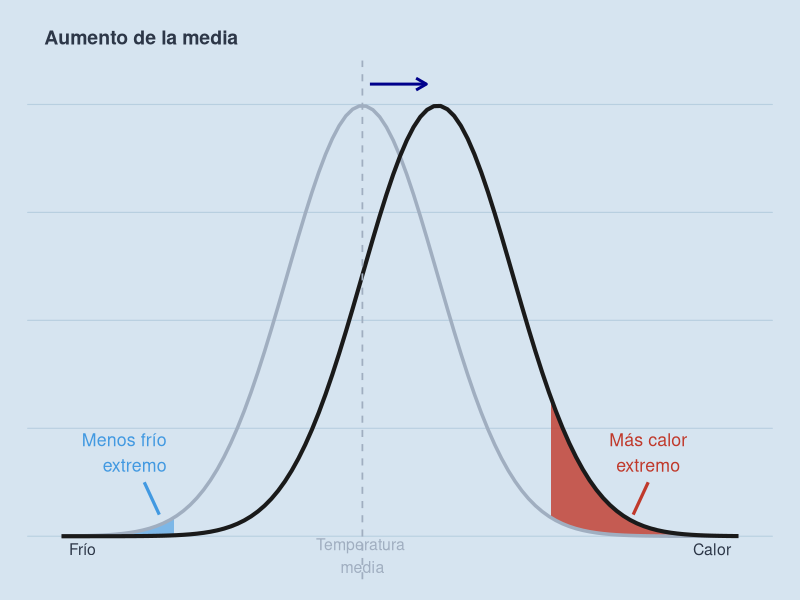
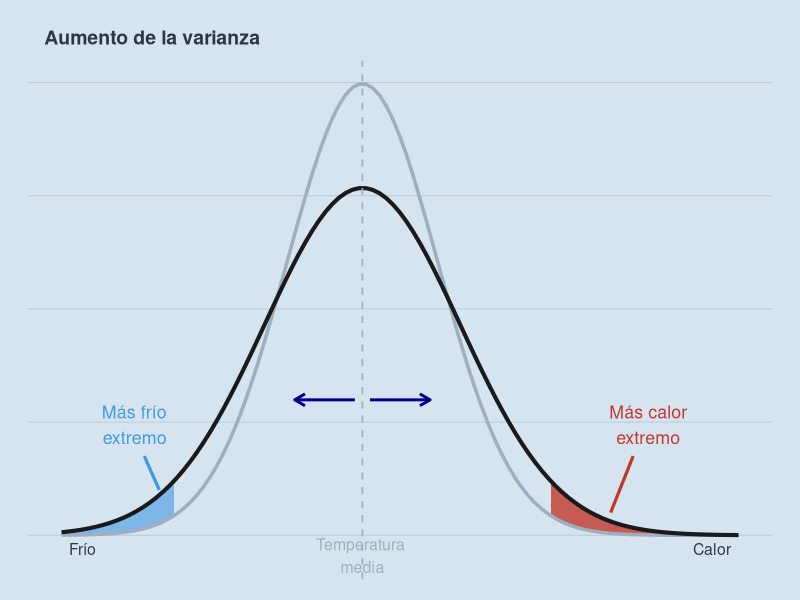
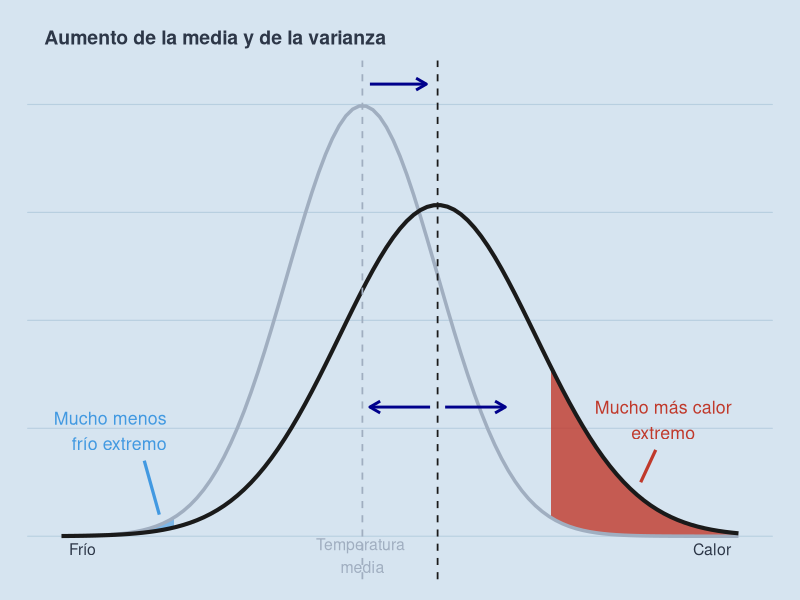

Write the R code that produced these figures, in order.
## ---- chunk 1
#| label: grafico-media
#| message: false
#| warning: false

library(ggplot2)
library(dplyr)

# Parámetros
media_ref <- 0;  sd_ref <- 1
media_new <- 1;  sd_new <- 1
x_min <- -4;     x_max <- 5
umbral_frio  <- -2.5
umbral_calor <-  2.5

# Colores
col_fondo     <- "#d6e4f0"
col_curva_ref <- "#a0aec0"
col_curva_new <- "#1a1a1a"
col_frio      <- "#4299e1"
col_calor     <- "#c0392b"
col_texto     <- "#2d3748"

# Datos para áreas sombreadas
x_seq <- seq(x_min, x_max, length.out = 1000)

df_frio <- data.frame(x = x_seq) |>
  mutate(
    y_ref = dnorm(x, media_ref, sd_ref),
    y_new = dnorm(x, media_new, sd_new)
  ) |>
  filter(x <= umbral_frio, y_ref > y_new)

df_calor <- data.frame(x = x_seq) |>
  mutate(
    y_ref = dnorm(x, media_ref, sd_ref),
    y_new = dnorm(x, media_new, sd_new)
  ) |>
  filter(x >= umbral_calor, y_new > y_ref)

ggplot(data.frame(x = c(x_min, x_max)), aes(x)) +
  geom_ribbon(data = df_frio,
              aes(x = x, ymin = y_new, ymax = y_ref),
              fill = col_frio, alpha = 0.6) +
  geom_ribbon(data = df_calor,
              aes(x = x, ymin = y_ref, ymax = y_new),
              fill = col_calor, alpha = 0.8) +
  stat_function(fun = dnorm, args = list(media_ref, sd_ref),
                colour = col_curva_ref, linewidth = 1.2) +
  stat_function(fun = dnorm, args = list(media_new, sd_new),
                colour = col_curva_new, linewidth = 1.4) +
  geom_vline(xintercept = media_ref, colour = col_curva_ref,
             linetype = "dashed", linewidth = 0.6) +
  annotate("segment",
           x = 0.1, xend = 0.85,
           y = dnorm(0, 0, 1) * 1.05,
           yend = dnorm(0, 0, 1) * 1.05,
           colour = "darkblue", linewidth = 1,
           arrow = arrow(length = unit(0.3, "cm"), type = "open")) +
  annotate("text", x = umbral_frio - 0.1,
           y = dnorm(umbral_frio, media_ref, sd_ref) + 0.06,
           label = "Menos frío\nextremo",
           colour = col_frio, size = 4.5, hjust = 1) +
  annotate("text", x = 3.8,
           y = dnorm(umbral_calor, media_ref, sd_ref) + 0.06,
           label = "Más calor\nextremo",
           colour = col_calor, size = 4.5, hjust = 0.5) +
  annotate("text", x = x_min + 0.1, y = -0.012, label = "Frío",
           colour = col_texto, size = 4, hjust = 0) +
  annotate("text", x = x_max - 0.1, y = -0.012, label = "Calor",
           colour = col_texto, size = 4, hjust = 1) +
  annotate("text", x = media_ref, y = -0.018, label = "Temperatura \nmedia",
           colour = col_curva_ref, size = 4, hjust = 0.5) +
  annotate("segment",
           x = -2.9, xend = -2.7,
           y = 0.05, yend = 0.02,
           colour = col_frio, linewidth = 1.1) +
  annotate("segment",
           x = 3.8, xend = 3.6,
           y = 0.05, yend = 0.02,
           colour = col_calor, linewidth = 1.1) +
  labs(title = "Aumento de la media") +
  xlim(x_min, x_max) +
  theme_void() +
  theme(
    plot.background  = element_rect(fill = col_fondo, colour = NA),
    panel.background = element_rect(fill = col_fondo, colour = NA),
    plot.title = element_text(colour = col_texto, size = 14, face = "bold",
                              margin = margin(t = 12, l = 12, b = 8)),
    plot.margin = margin(10, 20, 15, 20),
    panel.grid.major.y = element_line(colour = "#b8cfe0", linewidth = 0.4)
  )
## ---- chunk 2
#| label: grafico-varianza
#| code-fold: true
#| message: false
#| warning: false

media_ref <- 0;  sd_ref <- 1
media_new <- 0;  sd_new <- 1.3
x_min <- -4;     x_max <- 5
umbral_frio  <- -2.5
umbral_calor <-  2.5

df_frio <- data.frame(x = x_seq) |>
  mutate(
    y_ref = dnorm(x, media_ref, sd_ref),
    y_new = dnorm(x, media_new, sd_new)
  ) |>
  filter(x <= umbral_frio, y_new > y_ref)

df_calor <- data.frame(x = x_seq) |>
  mutate(
    y_ref = dnorm(x, media_ref, sd_ref),
    y_new = dnorm(x, media_new, sd_new)
  ) |>
  filter(x >= umbral_calor, y_new > y_ref)

ggplot(data.frame(x = c(x_min, x_max)), aes(x)) +
  geom_ribbon(data = df_frio,
              aes(x = x, ymin = y_ref, ymax = y_new),
              fill = col_frio, alpha = 0.6) +
  geom_ribbon(data = df_calor,
              aes(x = x, ymin = y_ref, ymax = y_new),
              fill = col_calor, alpha = 0.8) +
  stat_function(fun = dnorm, args = list(media_ref, sd_ref),
                colour = col_curva_ref, linewidth = 1.2) +
  stat_function(fun = dnorm, args = list(media_new, sd_new),
                colour = col_curva_new, linewidth = 1.4) +
  geom_vline(xintercept = media_ref, colour = col_curva_ref,
             linetype = "dashed", linewidth = 0.6) +
  annotate("segment",
           x = -0.1, xend = -0.9,
           y = dnorm(0, 0, 1) * 0.3,
           yend = dnorm(0, 0, 1) * 0.3,
           colour = "darkblue", linewidth = 1,
           arrow = arrow(length = unit(0.3, "cm"), type = "open")) +
  annotate("segment",
           x = 0.1, xend = 0.9,
           y = dnorm(0, 0, 1) * 0.3,
           yend = dnorm(0, 0, 1) * 0.3,
           colour = "darkblue", linewidth = 1,
           arrow = arrow(length = unit(0.3, "cm"), type = "open")) +
  annotate("text", x = umbral_frio - 0.1,
           y = dnorm(umbral_frio, media_ref, sd_ref) + 0.08,
           label = "Más frío\nextremo",
           colour = col_frio, size = 4.5, hjust = 1) +
  annotate("text", x = 3.8,
           y = dnorm(umbral_calor, media_ref, sd_ref) + 0.08,
           label = "Más calor\nextremo",
           colour = col_calor, size = 4.5, hjust = 0.5) +
  annotate("text", x = x_min + 0.1, y = -0.012, label = "Frío",
           colour = col_texto, size = 4, hjust = 0) +
  annotate("text", x = x_max - 0.1, y = -0.012, label = "Calor",
           colour = col_texto, size = 4, hjust = 1) +
  annotate("text", x = media_ref, y = -0.018, label = "Temperatura \nmedia",
           colour = col_curva_ref, size = 4, hjust = 0.5) +
  annotate("segment",
           x = -2.9, xend = -2.7,
           y = 0.07, yend = 0.04,
           colour = col_frio, linewidth = 1.1) +
  annotate("segment",
           x = 3.6, xend = 3.3,
           y = 0.07, yend = 0.02,
           colour = col_calor, linewidth = 1.1) +
  labs(title = "Aumento de la varianza") +
  xlim(x_min, x_max) +
  theme_void() +
  theme(
    plot.background  = element_rect(fill = col_fondo, colour = NA),
    panel.background = element_rect(fill = col_fondo, colour = NA),
    plot.title = element_text(colour = col_texto, size = 14, face = "bold",
                              margin = margin(t = 12, l = 12, b = 8)),
    plot.margin = margin(10, 20, 15, 20),
    panel.grid.major.y = element_line(colour = "#b8cfe0", linewidth = 0.4)
  )
## ---- chunk 3
#| label: grafico-media-varianza
#| code-fold: true
#| message: false
#| warning: false


media_ref <- 0;  sd_ref <- 1
media_new <- 1;  sd_new <- 1.3
x_min <- -4;     x_max <- 5
umbral_frio  <- -2.5
umbral_calor <-  2.5

df_frio <- data.frame(x = x_seq) |>
  mutate(
    y_ref = dnorm(x, media_ref, sd_ref),
    y_new = dnorm(x, media_new, sd_new)
  ) |>
  filter(x <= umbral_frio, y_ref > y_new)

df_calor <- data.frame(x = x_seq) |>
  mutate(
    y_ref = dnorm(x, media_ref, sd_ref),
    y_new = dnorm(x, media_new, sd_new)
  ) |>
  filter(x >= umbral_calor, y_new > y_ref)

ggplot(data.frame(x = c(x_min, x_max)), aes(x)) +
  geom_ribbon(data = df_frio,
              aes(x = x, ymin = y_new, ymax = y_ref),
              fill = col_frio, alpha = 0.6) +
  geom_ribbon(data = df_calor,
              aes(x = x, ymin = y_ref, ymax = y_new),
              fill = col_calor, alpha = 0.8) +
  stat_function(fun = dnorm, args = list(media_ref, sd_ref),
                colour = col_curva_ref, linewidth = 1.2) +
  stat_function(fun = dnorm, args = list(media_new, sd_new),
                colour = col_curva_new, linewidth = 1.4) +
  geom_vline(xintercept = media_ref, colour = col_curva_ref,
             linetype = "dashed", linewidth = 0.6) +
  geom_vline(xintercept = media_new, colour = col_curva_new,
             linetype = "dashed", linewidth = 0.6) +
  annotate("segment",
           x = 0.1, xend = 0.85,
           y = dnorm(0, 0, 1) * 1.05,
           yend = dnorm(0, 0, 1) * 1.05,
           colour = "darkblue", linewidth = 1,
           arrow = arrow(length = unit(0.3, "cm"), type = "open")) +
  annotate("segment",
           x = 0.9, xend = 0.1,
           y = dnorm(0, 0, 1) * 0.3,
           yend = dnorm(0, 0, 1) * 0.3,
           colour = "darkblue", linewidth = 1,
           arrow = arrow(length = unit(0.3, "cm"), type = "open")) +
  annotate("segment",
           x = 1.1, xend = 1.9,
           y = dnorm(0, 0, 1) * 0.3,
           yend = dnorm(0, 0, 1) * 0.3,
           colour = "darkblue", linewidth = 1,
           arrow = arrow(length = unit(0.3, "cm"), type = "open")) +
  annotate("text", x = umbral_frio - 0.1,
           y = dnorm(umbral_frio, media_ref, sd_ref) + 0.08,
           label = "Mucho menos\nfrío extremo",
           colour = col_frio, size = 4.5, hjust = 1) +
  annotate("text", x = 4,
           y = dnorm(umbral_calor, media_ref, sd_ref) + 0.09,
           label = "Mucho más calor\nextremo",
           colour = col_calor, size = 4.5, hjust = 0.5) +
  annotate("text", x = x_min + 0.1, y = -0.012, label = "Frío",
           colour = col_texto, size = 4, hjust = 0) +
  annotate("text", x = x_max - 0.1, y = -0.012, label = "Calor",
           colour = col_texto, size = 4, hjust = 1) +
  annotate("text", x = media_ref, y = -0.018, label = "Temperatura \nmedia",
           colour = col_curva_ref, size = 4, hjust = 0.5) +
  annotate("segment",
           x = -2.9, xend = -2.7,
           y = 0.07, yend = 0.02,
           colour = col_frio, linewidth = 1.1) +
  annotate("segment",
           x = 3.9, xend = 3.7,
           y = 0.08, yend = 0.05,
           colour = col_calor, linewidth = 1.1) +
  labs(title = "Aumento de la media y de la varianza") +
  xlim(x_min, x_max) +
  theme_void() +
  theme(
    plot.background  = element_rect(fill = col_fondo, colour = NA),
    panel.background = element_rect(fill = col_fondo, colour = NA),
    plot.title = element_text(colour = col_texto, size = 14, face = "bold",
                              margin = margin(t = 12, l = 12, b = 8)),
    plot.margin = margin(10, 20, 15, 20),
    panel.grid.major.y = element_line(colour = "#b8cfe0", linewidth = 0.4)
  )
